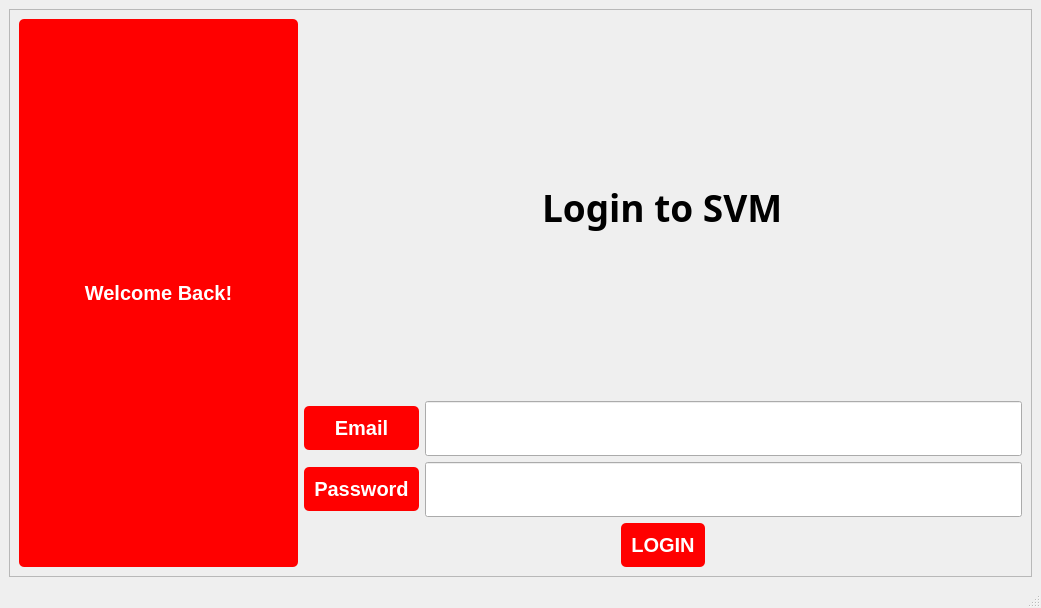
<?xml version="1.0" encoding="UTF-8"?>
<ui version="4.0">
 <class>MainWindow</class>
 <widget class="QMainWindow" name="MainWindow">
  <property name="geometry">
   <rect>
    <x>0</x>
    <y>0</y>
    <width>1041</width>
    <height>608</height>
   </rect>
  </property>
  <property name="maximumSize">
   <size>
    <width>16777215</width>
    <height>16777215</height>
   </size>
  </property>
  <property name="windowTitle">
   <string>MainWindow</string>
  </property>
  <property name="styleSheet">
   <string notr="true">
QLabel {
  border-radius: 5px;
  padding: 10px;
 border-radius: 5px;
background-color:  white;
}

QPushButton {
    font-size: 20px;
    padding: 10px;
	font-weight: bold;
    border-radius: 5px;
    background-color: red;
    color: white;
}

QPushButton:hover {
    background-color: black;
}

QLCDNumber {
            background-color: black;
            color: white;
            border: 2px solid white;
        }
</string>
  </property>
  <widget class="QWidget" name="centralwidget">
   <layout class="QGridLayout" name="gridLayout_3">
    <item row="0" column="0">
     <widget class="QScrollArea" name="scrollArea">
      <property name="widgetResizable">
       <bool>true</bool>
      </property>
      <widget class="QWidget" name="scrollAreaWidgetContents">
       <property name="geometry">
        <rect>
         <x>0</x>
         <y>0</y>
         <width>1017</width>
         <height>559</height>
        </rect>
       </property>
       <layout class="QGridLayout" name="gridLayout_2">
        <item row="0" column="0">
         <layout class="QGridLayout" name="gridLayout">
          <item row="0" column="0">
           <layout class="QHBoxLayout" name="horizontalLayout_6">
            <item>
             <widget class="QPushButton" name="pushButton">
              <property name="enabled">
               <bool>false</bool>
              </property>
              <property name="minimumSize">
               <size>
                <width>279</width>
                <height>0</height>
               </size>
              </property>
              <property name="maximumSize">
               <size>
                <width>346</width>
                <height>767</height>
               </size>
              </property>
              <property name="font">
               <font>
                <family>MS Shell Dlg 2</family>
                <pointsize>26</pointsize>
                <weight>9</weight>
                <italic>false</italic>
                <bold>false</bold>
               </font>
              </property>
              <property name="styleSheet">
               <string notr="true">font: 75 26pt &quot;MS Shell Dlg 2&quot;;</string>
              </property>
              <property name="text">
               <string>Welcome Back!</string>
              </property>
             </widget>
            </item>
            <item>
             <layout class="QVBoxLayout" name="verticalLayout_2">
              <item>
               <layout class="QHBoxLayout" name="horizontalLayout_2">
                <item>
                 <spacer name="horizontalSpacer">
                  <property name="orientation">
                   <enum>Qt::Horizontal</enum>
                  </property>
                  <property name="sizeHint" stdset="0">
                   <size>
                    <width>118</width>
                    <height>20</height>
                   </size>
                  </property>
                 </spacer>
                </item>
                <item>
                 <widget class="QLabel" name="label">
                  <property name="maximumSize">
                   <size>
                    <width>16777215</width>
                    <height>16777215</height>
                   </size>
                  </property>
                  <property name="font">
                   <font>
                    <family>Microsoft YaHei</family>
                    <pointsize>28</pointsize>
                    <weight>75</weight>
                    <italic>false</italic>
                    <bold>true</bold>
                   </font>
                  </property>
                  <property name="styleSheet">
                   <string notr="true">background-color: rgb(239, 239, 239);
</string>
                  </property>
                  <property name="text">
                   <string>Login to SVM</string>
                  </property>
                 </widget>
                </item>
                <item>
                 <spacer name="horizontalSpacer_2">
                  <property name="orientation">
                   <enum>Qt::Horizontal</enum>
                  </property>
                  <property name="sizeHint" stdset="0">
                   <size>
                    <width>40</width>
                    <height>20</height>
                   </size>
                  </property>
                 </spacer>
                </item>
               </layout>
              </item>
              <item>
               <layout class="QVBoxLayout" name="verticalLayout">
                <item>
                 <layout class="QHBoxLayout" name="horizontalLayout_3">
                  <item>
                   <widget class="QPushButton" name="pushButton_4">
                    <property name="enabled">
                     <bool>false</bool>
                    </property>
                    <property name="minimumSize">
                     <size>
                      <width>115</width>
                      <height>0</height>
                     </size>
                    </property>
                    <property name="maximumSize">
                     <size>
                      <width>102</width>
                      <height>16777215</height>
                     </size>
                    </property>
                    <property name="text">
                     <string>Email</string>
                    </property>
                   </widget>
                  </item>
                  <item>
                   <widget class="QLineEdit" name="lineEdit_2">
                    <property name="minimumSize">
                     <size>
                      <width>0</width>
                      <height>55</height>
                     </size>
                    </property>
                   </widget>
                  </item>
                 </layout>
                </item>
                <item>
                 <layout class="QHBoxLayout" name="horizontalLayout_4">
                  <item>
                   <widget class="QPushButton" name="pushButton_5">
                    <property name="enabled">
                     <bool>false</bool>
                    </property>
                    <property name="maximumSize">
                     <size>
                      <width>140</width>
                      <height>16777215</height>
                     </size>
                    </property>
                    <property name="text">
                     <string>Password</string>
                    </property>
                   </widget>
                  </item>
                  <item>
                   <widget class="QLineEdit" name="lineEdit_3">
                    <property name="minimumSize">
                     <size>
                      <width>0</width>
                      <height>55</height>
                     </size>
                    </property>
                   </widget>
                  </item>
                 </layout>
                </item>
               </layout>
              </item>
              <item>
               <layout class="QHBoxLayout" name="horizontalLayout_5">
                <item>
                 <spacer name="horizontalSpacer_4">
                  <property name="orientation">
                   <enum>Qt::Horizontal</enum>
                  </property>
                  <property name="sizeHint" stdset="0">
                   <size>
                    <width>40</width>
                    <height>20</height>
                   </size>
                  </property>
                 </spacer>
                </item>
                <item>
                 <widget class="QPushButton" name="pushButton_3">
                  <property name="text">
                   <string>LOGIN</string>
                  </property>
                 </widget>
                </item>
                <item>
                 <spacer name="horizontalSpacer_3">
                  <property name="orientation">
                   <enum>Qt::Horizontal</enum>
                  </property>
                  <property name="sizeHint" stdset="0">
                   <size>
                    <width>40</width>
                    <height>20</height>
                   </size>
                  </property>
                 </spacer>
                </item>
               </layout>
              </item>
             </layout>
            </item>
           </layout>
          </item>
         </layout>
        </item>
       </layout>
      </widget>
     </widget>
    </item>
   </layout>
  </widget>
  <widget class="QStatusBar" name="statusbar"/>
 </widget>
 <resources/>
 <connections/>
</ui>
